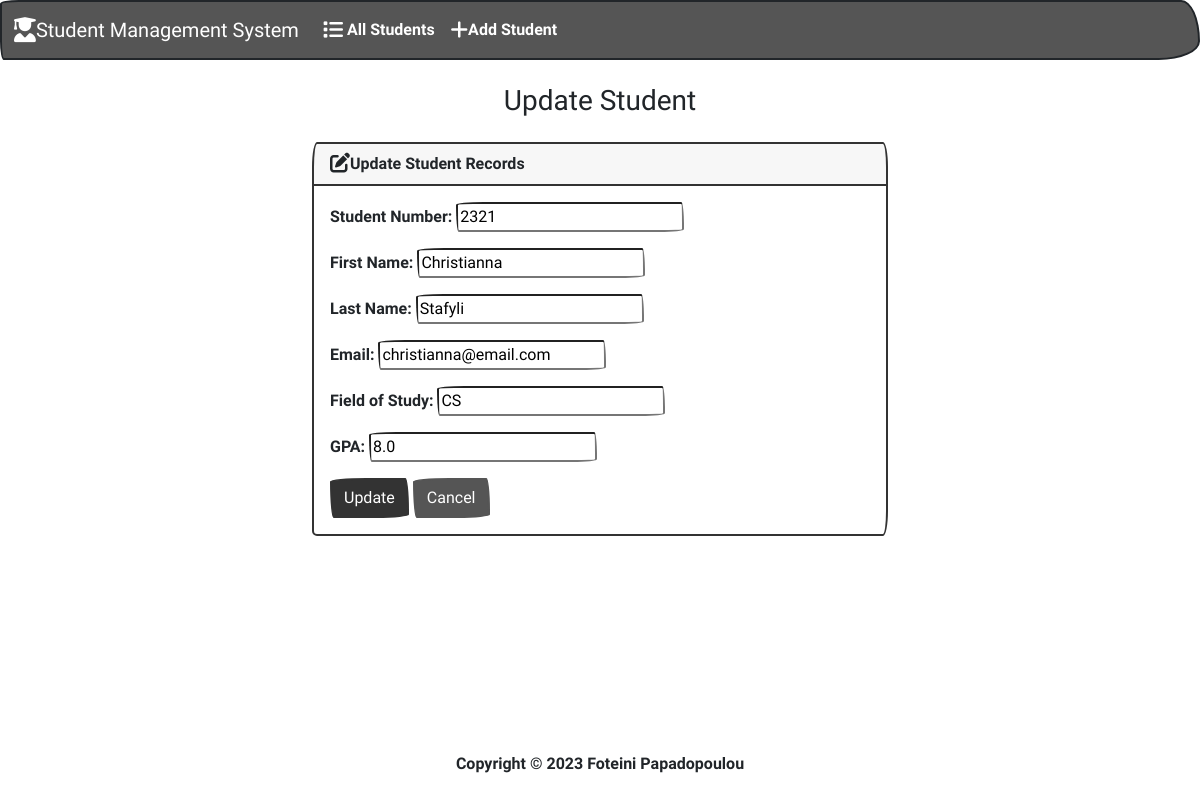
Page /edit/2/ on the committed database.
### students/models.py (models this page shows, shortened)
class Student(models.Model):
    student_number = models.PositiveIntegerField()
    first_name = models.CharField(max_length=50)
    last_name = models.CharField(max_length=50)
    email = models.EmailField(max_length=100)
    field_of_study = models.CharField(max_length=50)
    gpa = models.FloatField()

### students/views.py (the view)
# urls.py: path('edit/<int:id>/',views.edit, name='edit'),
def edit(request,id):
    if request.method == "POST":
        student = Student.objects.get(pk=id)
        form = StudentForm(request.POST,instance=student)
        if form.is_valid():
            form.save()
            return render(request,'students/edit.html',{
               'form': form,
               'success':True
            })
    else:
        student = Student.objects.get(pk=id)
        form = StudentForm(instance=student)
    return render(request,'students/edit.html',{
               'form': form
            })

### students/forms.py
class StudentForm(forms.ModelForm):
    class Meta:
        model = Student
        fields = ['student_number','first_name','last_name','email','field_of_study','gpa']
        labels = {
            'student_number': 'Student Number',
            'first_name': 'First Name',
            'last_name': 'Last Name',
            'email': 'Email',
            'field_of_study': 'Field of Study',
            'gpa': 'GPA'
        }
        widget = {
             'student_number': forms.NumberInput(attrs={'class':'form-control'}),
            'first_name': forms.TextInput(attrs={'class':'form-control'}),
            'last_name':  forms.TextInput(attrs={'class':'form-control'}),
            'email':  forms.EmailInput(attrs={'class':'form-control'}),
            'field_of_study':  forms.TextInput(attrs={'class':'form-control'}),
            'gpa':  forms.NumberInput(attrs={'class':'form-control'})
        }

### students/templates/students/edit.html (shortened to what this page needs)
{% extends "students/base.html" %}
{% block body %}
<h3 class="text-center m-4">Update Student</h3>
{% if success %}
<div class="alert alert-success" role="alert">
    The student updated successfully!
    <a href="{% url 'index' %}" class="alert-link">Go to Home Page.</a>
</div>
{% else %}
<div class="row justify-content-center">
    <div class="col-6">
        <div class="card bg-light mb-3">
            <div class="card-header">
                <i class="fa-solid fa-pen-to-square fa-lg"></i>Update Student Records
            </div>
            <div class="card-body">
                <form action="" method="post">
                    {{ form.as_p }}
                    <button type="submit" class="btn btn-primary">Update</button>
                    <a href="{% url 'index' %}" class="btn btn-secondary">Cancel</a>
                </form>
            </div>
          </div>
    </div>
</div>
{% endif%}
{% endblock %}

### rows in the picture
Student: student_number "2321", first_name "Christianna", last_name "Stafyli", email "christianna@email.com", field_of_study "CS", gpa "8.0"
